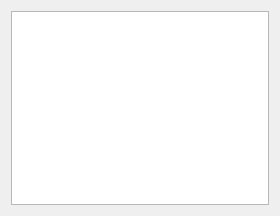
<?xml version="1.0" encoding="UTF-8"?>
<ui version="4.0">
 <class>SceneView</class>
 <widget class="QWidget" name="SceneView">
  <property name="geometry">
   <rect>
    <x>0</x>
    <y>0</y>
    <width>280</width>
    <height>216</height>
   </rect>
  </property>
  <property name="windowTitle">
   <string>Form</string>
  </property>
  <layout class="QVBoxLayout" name="verticalLayout">
   <item>
    <widget class="QTreeWidget" name="treeWidget">
     <property name="headerHidden">
      <bool>true</bool>
     </property>
    </widget>
   </item>
  </layout>
 </widget>
 <resources/>
 <connections/>
</ui>
